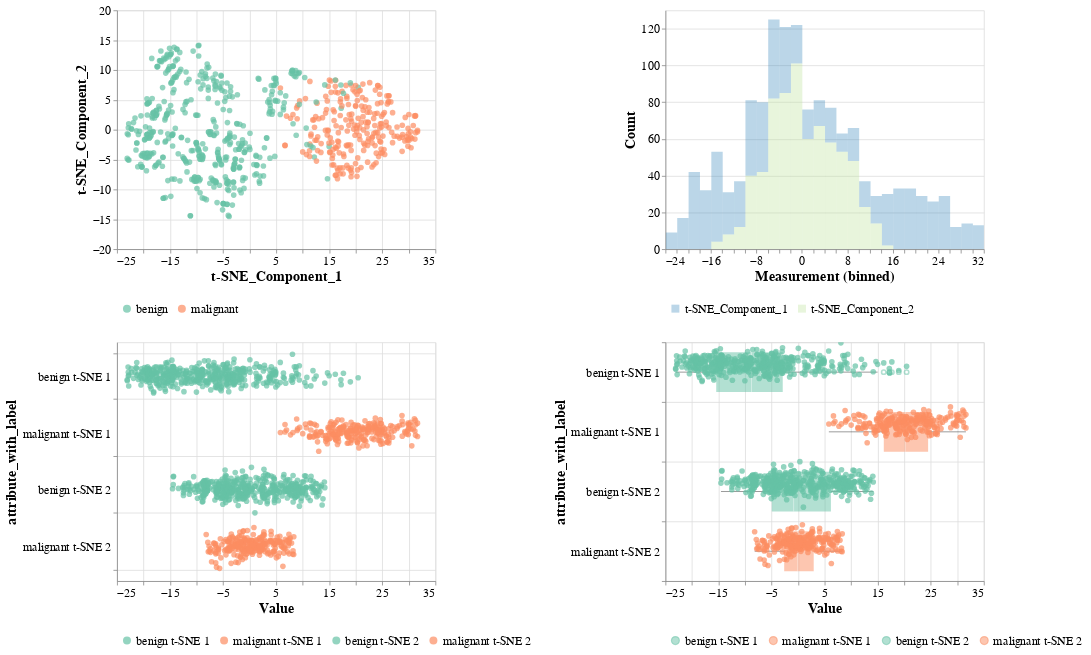

Notebook code for this chart:
### Markdown cell above
<font size="+9" color="grey"><b> 2.1 1D</b></font><font size="+1" color="grey"><b> ( Class Separation) </b></font><br>


<h2 style="font-size: 1.2em;">1D Types</h2>
<ul>
    <li>Strip Plot</li>
    <li>Histogram</li>
    <li>Box Plot</li>
    <li>Violin Plot</li>
</ul>

### Code cell
from Implementations.visualization import create_combined_chart
scatter_plot_single, gaussian_jitter, box_with_jitter, histogram_shade, combined_chart = create_combined_chart(
    merged_datasets, "t-SNE_Component_1", "t-SNE_Component_2",
    main_attr_color_range=["#1f78b4", "#b2df8a"],
    main_color_range=["#66c2a5", "#fc8d62"],
    attr_color_range=["#66c2a5", "#fc8d62", "#66c2a5", "#fc8d62"],
    attribute_nomeclature=["t-SNE 1", "t-SNE 2"],
    attr_color_domain=[
        "benign t-SNE 1",
        "malignant t-SNE 1",
        "benign t-SNE 2",
        "malignant t-SNE 2",
    ],
    width_single=800,
    height_single=400, 
    jitter_size=50
)
# combined_chart
combined_chart.configure_title(
    fontSize=18  # Title font size
).configure_axis(
    labelFontSize=15,
    titleFontSize=18
).configure_legend(
    labelFontSize=15,
    titleFontSize=18,
    orient="bottom", title=None, padding=5, labelLimit=200, 
    # columns=3
)
# .save('../../images/case1_combined.png', format='png', scale_factor=2)

### Figure 1 — Vega-Lite specification as saved in the notebook (floating-point values rounded to 4 significant figures; data arrays with more than 128 entries replaced by an {"elided": "..."} marker saying what was removed)
{"config": {"view": {"continuousWidth": 300, "continuousHeight": 300}, "axis": {"labelFontSize": 15, "titleFontSize": 18}, "legend": {"labelFontSize": 15, "labelLimit": 200, "orient": "bottom", "padding": 5, "title": null, "titleFontSize": 18}, "title": {"fontSize": 18}}, "hconcat": [{"vconcat": [{"mark": {"type": "circle", "size": 50}, "encoding": {"color": {"condition": {"param": "param_1", "field": "Class2", "scale": {"domain": ["benign", "malignant"], "range": ["#66c2a5", "#fc8d62"]}, "type": "nominal"}, "value": "lightgray"}, "x": {"field": "t-SNE_Component_1", "type": "quantitative"}, "y": {"field": "t-SNE_Component_2", "type": "quantitative"}}, "height": 300, "name": "view_3", "width": 400}, {"mark": {"type": "circle", "size": 50}, "encoding": {"color": {"condition": {"param": "param_1", "field": "attribute_with_label", "scale": {"domain": ["benign t-SNE 1", "malignant t-SNE 1", "benign t-SNE 2", "malignant t-SNE 2"], "range": ["#66c2a5", "#fc8d62", "#66c2a5", "#fc8d62"]}, "sort": ["benign t-SNE 1", "malignant t-SNE 1", "benign t-SNE 2", "malignant t-SNE 2"], "type": "nominal"}, "value": "lightgray"}, "x": {"field": "Value", "type": "quantitative"}, "y": {"axis": {"grid": true, "tickBand": "extent"}, "field": "attribute_with_label", "sort": ["benign t-SNE 1", "malignant t-SNE 1", "benign t-SNE 2", "malignant t-SNE 2"], "type": "nominal"}, "yOffset": {"field": "jitter", "type": "quantitative"}}, "height": 300, "name": "view_4", "transform": [{"fold": ["t-SNE_Component_1", "t-SNE_Component_2"], "as": ["Component", "Value"]}, {"calculate": "datum.Class2 + \" \" + (datum.Component == \"t-SNE_Component_1\" ? \"t-SNE 1\" : \"t-SNE 2\")", "as": "attribute_with_label"}, {"calculate": "sqrt(-2*log(random()))*cos(2*PI*random())", "as": "jitter"}, {"filter": {"param": "param_1"}}], "width": 400}], "resolve": {"scale": {"color": "independent"}}}, {"vconcat": [{"mark": {"type": "bar", "binSpacing": 0, "opacity": 0.3}, "encoding": {"color": {"field": "Experiment", "scale": {"domain": ["t-SNE_Component_1", "t-SNE_Component_2"], "range": ["#1f78b4", "#b2df8a"]}, "sort": ["t-SNE_Component_1", "t-SNE_Component_2"], "type": "nominal"}, "x": {"bin": {"maxbins": 50}, "field": "Measurement", "type": "quantitative"}, "y": {"aggregate": "count", "title": "Count", "type": "quantitative"}}, "height": 300, "name": "view_5", "transform": [{"fold": ["t-SNE_Component_1", "t-SNE_Component_2"], "as": ["Experiment", "Measurement"]}, {"filter": {"param": "param_1"}}], "width": 400}, {"layer": [{"mark": {"type": "boxplot", "opacity": 0.5, "size": 50}, "encoding": {"color": {"field": "attribute_with_label", "scale": {"domain": ["benign t-SNE 1", "malignant t-SNE 1", "benign t-SNE 2", "malignant t-SNE 2"], "range": ["#66c2a5", "#fc8d62", "#66c2a5", "#fc8d62"]}, "sort": ["benign t-SNE 1", "malignant t-SNE 1", "benign t-SNE 2", "malignant t-SNE 2"], "type": "nominal"}, "x": {"field": "Value", "type": "quantitative"}, "y": {"axis": {"grid": true, "tickBand": "extent"}, "field": "attribute_with_label", "sort": ["benign t-SNE 1", "malignant t-SNE 1", "benign t-SNE 2", "malignant t-SNE 2"], "type": "nominal"}}, "transform": [{"fold": ["t-SNE_Component_1", "t-SNE_Component_2"], "as": ["Component", "Value"]}, {"calculate": "datum.Class2 + \" \" + (datum.Component == \"t-SNE_Component_1\" ? \"t-SNE 1\" : \"t-SNE 2\")", "as": "attribute_with_label"}, {"filter": {"param": "param_1"}}]}, {"mark": {"type": "circle", "size": 50}, "encoding": {"color": {"condition": {"param": "param_1", "field": "attribute_with_label", "scale": {"domain": ["benign t-SNE 1", "malignant t-SNE 1", "benign t-SNE 2", "malignant t-SNE 2"], "range": ["#66c2a5", "#fc8d62", "#66c2a5", "#fc8d62"]}, "sort": ["benign t-SNE 1", "malignant t-SNE 1", "benign t-SNE 2", "malignant t-SNE 2"], "type": "nominal"}, "value": "lightgray"}, "x": {"field": "Value", "type": "quantitative"}, "y": {"axis": {"grid": true, "tickBand": "extent"}, "field": "attribute_with_label", "sort": ["benign t-SNE 1", "malignant t-SNE 1", "benign t-SNE 2", "malignant t-SNE 2"], "type": "nominal"}, "yOffset": {"field": "jitter", "type": "quantitative"}}, "name": "view_1", "transform": [{"fold": ["t-SNE_Component_1", "t-SNE_Component_2"], "as": ["Component", "Value"]}, {"calculate": "datum.Class2 + \" \" + (datum.Component == \"t-SNE_Component_1\" ? \"t-SNE 1\" : \"t-SNE 2\")", "as": "attribute_with_label"}, {"calculate": "sqrt(-2*log(random()))*cos(2*PI*random())", "as": "jitter"}, {"filter": {"param": "param_1"}}]}], "height": 300, "width": 400}], "resolve": {"scale": {"color": "independent"}}}], "data": {"name": "data-2b8a4a910fbeea07d271245c2b64b3fe"}, "params": [{"name": "param_1", "select": {"type": "interval", "encodings": ["x", "y"]}, "views": ["view_3"]}, {"name": "param_2", "select": {"type": "interval", "encodings": ["x", "y"]}, "bind": "scales", "views": ["view_4", "view_1"]}, {"name": "param_4", "select": {"type": "interval", "encodings": ["x", "y"]}, "bind": "scales", "views": ["view_5"]}], "resolve": {"scale": {"color": "independent"}}, "$schema": "https://vega.github.io/schema/vega-lite/v5.20.1.json", "datasets": {"data-2b8a4a910fbeea07d271245c2b64b3fe": {"elided": "699 records"}}}
